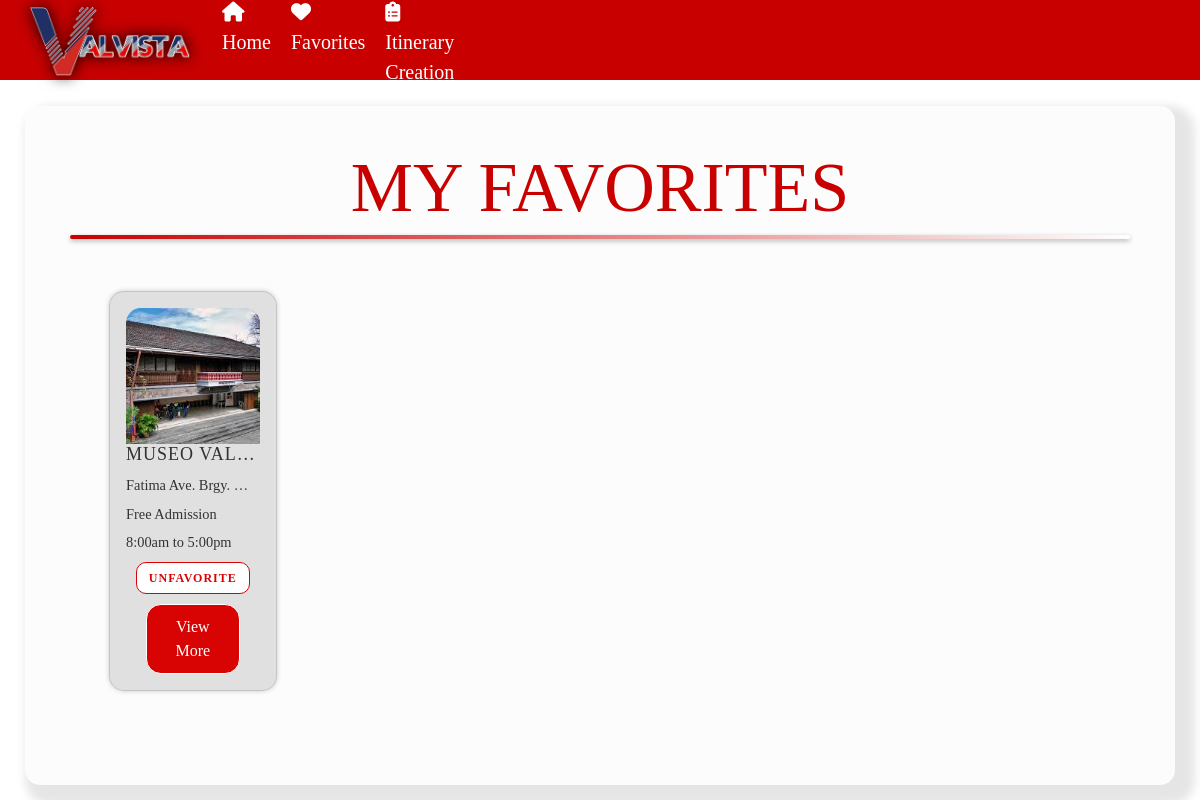
Page /favorites/ (signed in) on the committed database.
### website/models.py (models this page shows, shortened)
class Favorite(models.Model):
    user = models.ForeignKey(User, on_delete=models.CASCADE)
    place = models.ForeignKey(Place, null=True, blank=True, on_delete=models.CASCADE)
    business = models.ForeignKey(Business, null=True, blank=True, on_delete=models.CASCADE)
    class Meta:
        unique_together = ('user', 'place', 'business')

class Place(models.Model):
        COST_CHOICES = [
        ('0','0'),
        ('1-200','1-200'),
        ('201-500','201-500'),
        ('501+','501+'),
        ]
        STATUS_CHOICES = [
        ('Open','Open'),
        ('Closed','Closed'),
        ('Temporarily Closed','Temporarily Closed'),
        ('For Renovation','For Renovation'),
        ]
        name = models.CharField (max_length=100)
        location = models.CharField (max_length=100)
        description = models.CharField (max_length=1000)
        categories = models.ManyToManyField('Category', related_name='places')
        time = models.CharField (max_length=20)
        timeclose = models.CharField (max_length=20)
        cost = models.CharField(max_length=100, blank=True,null=True,choices= COST_CHOICES)
        photo = models.ManyToManyField(PlaceMedia,related_name='places',blank=True)
        thumbnail = models.ImageField(upload_to="media")
        archived = models.BooleanField(default=False)
        map = models.CharField(max_length=2000,blank=True,null=True)
        promos = models.ImageField(upload_to="media",blank=True,null=True)
        announcement = models.TextField(max_length=5000, blank=True,null=True)
        status = models.CharField(max_length=100, blank=True,null=True,choices= STATUS_CHOICES)
        lat = models.DecimalField(max_digits=30, decimal_places=20, blank=True, null=True)
        lng = models.DecimalField(max_digits=30, decimal_places=20, blank=True, null=True)

### website/views.py (the view)
# urls.py: path('favorites/', views.favorite_list, name='favorite_list'),
@login_required
def favorite_list(request):
    if not request.user.groups.filter(name='NormalUsers').exists():
        return redirect('login')
    else:
        favorites = Favorite.objects.filter(user=request.user)
        return render(request, 'favorite.html', {'favorites': favorites})

### website/templates/favorite.html (shortened to what this page needs)
<!DOCTYPE html>
 <html>
 <head>
    <link rel="stylesheet" href="https://cdn.jsdelivr.net/npm/bootstrap@5.2.3/dist/css/bootstrap.min.css">
    <link rel="stylesheet" href="https://cdnjs.cloudflare.com/ajax/libs/font-awesome/6.5.1/css/all.min.css">
    <link rel="stylesheet" href="https://cdnjs.cloudflare.com/ajax/libs/font-awesome/4.7.0/css/font-awesome.min.css">
    <link rel="stylesheet" href="https://cdnjs.cloudflare.com/ajax/libs/twitter-bootstrap/4.1.3/css/bootstrap.min.css">
    <link href="https://cdn.jsdelivr.net/npm/remixicon@2.5.0/fonts/remixicon.css" rel="stylesheet">
      {% load static %}
	  <link rel="stylesheet" href="{% static 'favoritos.css' %}?v=2">
 </head>
 <header>
    <nav>
        <div class="logo">
            <a href="{%url 'home' %}"><img class="logo"src ="..\media\media\valvista logo.png" alt="logo"></a>
        </div>
        <ul class="nav-links">
            <li><a href="{%url 'home' %}"><i class="fa-solid fa-house"></i> Home</a></li>
            {% if user.is_authenticated%}
            {% if not user.is_Business and not business.approval%}
            <li><a href="{%url 'favorite_list' %}"><i class="fa-solid fa-heart"></i> Favorites</a></li>
            {%else%}
            <li><a ></i></a></li>
            {%endif%}
            {%endif%}
			{% if user.is_authenticated%}
            {% if not user.is_Business and not business.approval%}
            <li><a href="{%url 'itinerary' %}"><i class="fa-solid fa-clipboard-list"></i> Itinerary Creation</a></li>
			{%else%}
            <li><a ></i></a></li>
            {%endif%}
            {%endif%}
        </ul>
    </nav>
</header>
<br><br><br><br>
<div style="max-width: 1800px;"class=" container">
    <div class="right-box">
<div class="FAV">
    <div class="row">
        <div class="col-md-12 text-center">
            <div class="fav-title-container">
                <h3 class="animate-character">MY FAVORITES</h3>
            </div>
        </div>
    </div>
</div>
<ul style="margin-top: -40px;">
    <div class="row row-cols-1 row-cols-md-5 g-4 py-5">
  {% for favorite in favorites %}
    {% if favorite.place %}
    {% if not favorite.place.archived %}
      <li>
        <div class="card">
            <img class="card__background" src="{{ favorite.place.thumbnail.url }}" />
            <div class="card__content flow">
                <div class="card__content--container flow">
                    <h2 class="card__title">{{ favorite.place.name }}</h2>
                    <p class="card__description">{{ favorite.place.location }}</p>
                    <p class="card__description">
                        {% if favorite.place.cost == '0' %}
                            Free Admission
                        {% else %}
                            {{ favorite.place.cost }}
                        {% endif %}
                    </p>
                    <p class="card__description">{{ favorite.place.time }} to {{ favorite.place.timeclose }}</p>
                    <form method="post" action="{% url 'add_favorite_place' favorite.place.id %}" onsubmit="return openDialog(event, '{{ favorite.place.id }}');">
                        <button type="submit" class="unfavorite-button">Unfavorite</button>
                    </form>
                    <button class="card__button" onclick="redirectToPlace('{{ favorite.place.id }}')">View More</button>
                </div>
            </div>
        </div>
      </li>
    {% endif %}
    {% endif %}
  {% endfor %}
</div>
</ul>
    </div>
</div>
 </body>
 </html>

### website/static/favoritos.css (style rules this page uses)
* { margin: 0; padding: 0; box-sizing: border-box; font-family: Franklin Gothic; }
.animate-character { text-transform: uppercase; background-image: linear-gradient( -225deg, #c80000 50%, #c80000 100% ); background-size: 60% auto; background-clip: text; color: transparent; font-size: 70px; margin-top: 20px; margin-bottom: 10px; transition: text-shadow 0.3s ease, transform 0.3s ease; }
.animate-character::after { content: ''; display: block; height: 4px; background: linear-gradient(90deg, #c80000, #ffffff); border-radius: 5px; margin: 5px auto 0; box-shadow: 0 2px 5px rgba(0, 0, 0, 0.3); transition: background 0.3s ease; }
.right-box { margin: 10px 10px 10px 10px; background-color: rgba(252, 252, 252, 1); padding: 20px; border-radius: 15px; box-shadow: 10px 10px 10px 10px rgba(0, 0, 0, 0.1); justify-content: space-between; align-items: flex-start; }
nav { padding: 20px 30px; display: flex; align-items: center; background: #c80000; position: fixed; width: 100%; height: 80px; top: 0; left: 0; z-index: 1100; }
ul { list-style-type: none; }
.logo { margin-top: 1px; height: 70px; width: 160px; filter: drop-shadow(0 0 7px rgba(0, 0, 0, 0.5)); }
nav ul { display: flex; margin-top: 20px; margin-right: 30px; gap: 20px; z-index: 1; }
nav ul li a { text-decoration: none; color: #fff; font-size: 20px; transition: color 0.3s ease; display: inline-block; }
html { scroll-behavior: smooth; }
.row { display: flex; flex-wrap: wrap; gap: 0; margin: 0 auto; max-width: 100vw; padding: 0 10px; }
.card { flex: 1 1 calc(33.333% - 20px); margin: 10px; padding: 1rem; background: rgba(221, 221, 221, 0.9); border-radius: 15px; box-shadow: 0 0 5px rgba(0, 0, 0, 0.2); transition: transform 0.3s, box-shadow 0.3s; display: flex; flex-direction: column; justify-content: space-between; min-height: 400px; max-height: 400px; overflow: hidden; backdrop-filter: blur(10px); }
.card img { width: 100%; height: 150px; object-fit: cover; border-top-left-radius: 15px; border-top-right-radius: 15px; }
.card__title { font-size: clamp(16px, 1.5vw, 24px); margin-bottom: 10px; color: #333333; text-align: center; text-transform: uppercase; letter-spacing: 1px; overflow: hidden; white-space: nowrap; text-overflow: ellipsis; }
.card__description { font-size: clamp(12px, 1.2vw, 16px); color: #333333; margin-bottom: 10px; line-height: 1.3; max-height: 4em; overflow: hidden; text-overflow: ellipsis; white-space: nowrap; }
.card__button { background-color: #d80404; border: 1px solid #fff; color: #fff; padding: 10px 20px; border-radius: 15px; cursor: pointer; transition: background-color 0.3s, color 0.3s, transform 0.3s, box-shadow 0.3s; display: block; margin-top: auto; width: calc(100% - 40px); margin: 0 auto; }
.unfavorite-button { background-color: #ffffff; color: #d80404; border: 1px solid #d80404; padding: 6px 12px; border-radius: 10px; cursor: pointer; font-size: 12px; font-weight: bold; text-transform: uppercase; letter-spacing: 1px; margin: 10px auto; display: block; }

### rows in the picture
Favorite: place.thumbnail (picture), place.name "MUSEO VAL…", place.location "Fatima Ave. Brgy.…", shows "Free Admission", place.time "8:00am", place.timeclose "5:00pm"
